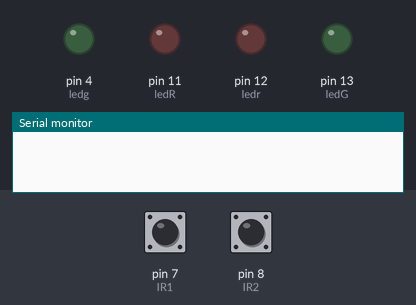
Bench run of a sketch on a simulated Arduino Uno, built with avr-gcc and run on an emulated ATmega328P. Shown: output pins drawn as LEDs (lit = HIGH), the last lines printed to the serial monitor. The test bench sets the inputs (shaded band); at power-on: pin 7 (IR1) LOW, pin 8 (IR2) LOW.

Above: at 1.2 s.
1.3 s: pin 7 (IR1) driven HIGH
At 2.2 s:
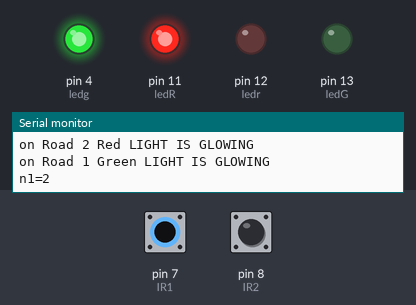
3.3 s: pin 7 (IR1) driven LOW
6.3 s: pin 8 (IR2) driven HIGH
At 9.2 s:
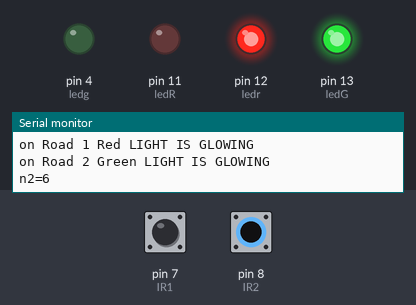
9.3 s: pin 8 (IR2) driven LOW
12.3 s: pin 7 (IR1) pulsed HIGH 2 times (0.12 s each, 0.3 s apart)
15.9 s: pin 8 (IR2) pulsed HIGH 2 times (0.12 s each, 0.3 s apart)
Timing chart, 0 to 18.9 s (numbered marks = the images above; inputs shaded):
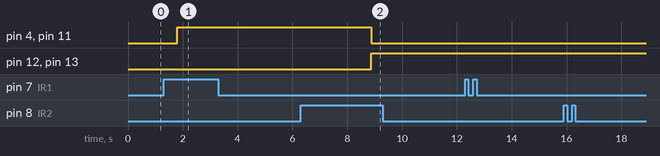

The sketch:

sketch_jan03d_Traffic.ino
```cpp
int IR1=7;//FOR ROAD1             //THIS CODE IS FOR 2 ROAD CONNECTING POINT AUTOMATIC TRAFFIC MANAGEMENT
int IR2=8;//FOR ROAD 2
int ledr=12;//RED LIGHT FOR ROAD 1
int ledg=4;//GREEN LIGHT FOR ROAD 1
int ledR=11;//RED LIGHT FOR ROAD 2
int ledG=13;//GREEN LIGHT FOR ROAD 2
int n1;//COUNT OF VEHICLES OF ROAD 1
int n2;//COUNT OF VEHIVLES OF ROAD 2
void setup() {
  Serial.begin(9600);
  pinMode(ledr,OUTPUT);
  pinMode(ledg,OUTPUT);
  pinMode(ledR,OUTPUT);
  pinMode(ledG,OUTPUT);
  pinMode(IR1,INPUT);
  pinMode(IR2,INPUT);
  }

void loop() {
  int ir1=digitalRead(7);
 if (ir1==1)     //IF IN ROAD 1 VEHICLES ARE DETECTED INCREMENT THE COUNT N1
{ n1++;
  Serial.print("n1=");
  Serial.println(n1);
   delay(500);}

  int ir2=digitalRead(8);
  if (ir2==1)   //IF IN ROAD 2 VEHICLES ARE DETECTED INCREMENT COUNT N2
  {
  n2++;
  Serial.print("n2=");
  Serial.println(n2);
 delay(500);}

  if(n1>n2) //TRAFFIC DENSITY IN ROAD 1 IS HIGHER THAN ROAD 2
  {
    digitalWrite(ledR,HIGH); //RED LIGHT WILL GLOW ON ROAD 2
    Serial.println("on Road 2 Red LIGHT IS GLOWING");
    digitalWrite(ledG,LOW);
    digitalWrite(ledr,LOW);
    digitalWrite(ledg,HIGH);
    Serial.println("on Road 1 Green LIGHT IS GLOWING");
  }

  if (n2>n1) //TRAFIC DENSITY IN ROAD 2 IS HIGHER THAN ROAD 1
  {  digitalWrite(ledg,LOW);
   digitalWrite(ledR,LOW);
   digitalWrite(ledr,HIGH);
    Serial.println("on Road 1 Red LIGHT IS GLOWING");
    digitalWrite(ledG,HIGH);
    Serial.println("on Road 2 Green LIGHT IS GLOWING");
    }
}
```

Measured:
- after the input at 1.3 s, pin 4 (ledg), pin 11 (ledR): LOW → HIGH after 0.50 s
- after the input at 6.3 s, pin 4 (ledg), pin 11 (ledR): HIGH → LOW after 2.6 s; pin 12 (ledr), pin 13 (ledG): LOW → HIGH after 2.6 s
